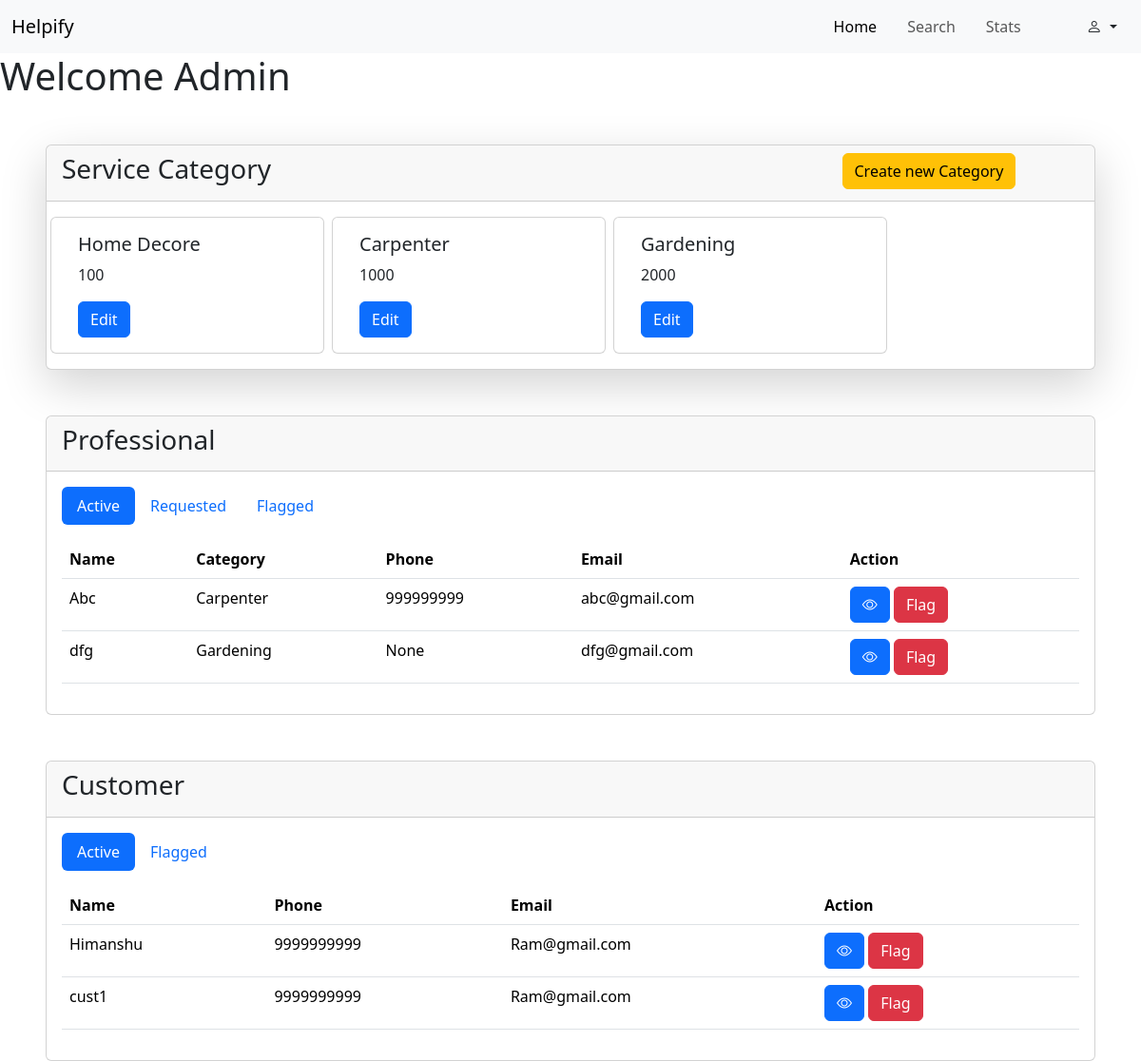
The app's page /admin/dashboard (signed in) with its own data.
### backend/models.py (models this page shows, shortened)
class ServiceCategory(db.Model):
    __tablename__ = "category"
    id = db.Column(db.Integer, primary_key=True, autoincrement=True)
    name = db.Column(db.String, unique=True)
    base_price = db.Column(db.Integer)
    tags = db.Column(db.String)
    img_url = db.Column(db.String, unique=True)
    service_plans = db.relationship("ServicePlan", backref="category")
    professionals = db.relationship("Professional", backref="category",cascade="all, delete-orphan")

class Professional(db.Model,UserMixin):
    __tablename__ = 'professional'
    id = db.Column(db.Integer, primary_key=True, autoincrement=True)
    name = db.Column(db.String, unique=True)
    address = db.Column(db.String)
    email = db.Column(db.String, unique=True)
    password = db.Column(db.String)
    experience = db.Column(db.Integer)
    phone = db.Column(db.String)
    city = db.Column(db.String)
    status = db.Column(db.String)
    resume=db.Column(db.String)
    category_id = db.Column(db.Integer, db.ForeignKey("category.id"))
    all_plans = db.relationship("ServicePlan", backref="professional", cascade="all, delete-orphan")
    assigned_booking = db.relationship("Booking", backref="professional", cascade="all, delete-orphan")

class User(db.Model,UserMixin):
    __tablename__ = "customer"
    id = db.Column(db.Integer, primary_key=True, autoincrement=True)
    name = db.Column(db.String, unique=True)
    address = db.Column(db.String)
    city = db.Column(db.String)
    email = db.Column(db.String, unique=True)
    password = db.Column(db.String)
    phone = db.Column(db.String)
    status=db.Column(db.String)
    sent_booking = db.relationship("Booking", backref="customer")

### backend/routes.py (the view, shortened to what this page needs)
@app.route("/admin/dashboard", methods=["GET","POST"])
@login_required
def admin_dash():
    if isinstance(current_user,Admin):
        if request.method=="GET":
            categories = db.session.query(ServiceCategory).all()
            A_p = db.session.query(Professional).filter_by(status = "Active").all()
            R_p = db.session.query(Professional).filter_by(status = "Requested").all()
            F_p = db.session.query(Professional).filter_by(status = "Flagged").all()
            A_c = db.session.query(User).filter_by(status = "Active").all()
            F_c = db.session.query(User).filter_by(status = "Flagged").all()
            return render_template("/admin/dashboard.html",categories=categories,A_p = A_p,R_p=R_p,F_p=F_p,A_c=A_c,F_c=F_c,page="home")
    else:
        return "not authorised"

### app.py (called while the page is built)
def initial_Setup():
    app = Flask(__name__)
    app.config["SQLALCHEMY_DATABASE_URI"]="sqlite:///my_app_db.sqlite3"
    app.config["SECRET_KEY"] = "xyshhfjf"
    login_manager = LoginManager(app)
    @login_manager.user_loader
    def load_user(user_email):
        return db.session.query(Admin).filter_by(email = user_email).first()  or \
             db.session.query(User).filter_by(email = user_email).first() or \
              db.session.query(Professional).filter_by(email = user_email).first()
    db.init_app(app)
    with app.app_context():
        if not os.path.exists("my_app_db.sqlite3"):
            db.create_all()
    app.app_context().push()
    return

### templates/admin/dashboard.html (shortened to what this page needs)
{% extends "admin/base.html"%}
{% block content %}
<main>
    <h1>Welcome Admin</h1>
    <div class="card shadow-lg ms-5 me-5 mt-5">
        <div class="card-header">
            <div class="row">
                <div class="col-9">
                    <h3 class="">Service Category</h3>
                </div>
                <div class="col-3">
                    <button type="button" class="btn btn-warning" data-bs-toggle="modal"
                        data-bs-target="#Cretecategory">
                        Create new Category
                    </button>
                </div>
            </div>
        </div>
        <div class="card-body">
            <div class="row gap-2">
                {% for i in categories %}
                <div class="card col-3" style="width: 18rem;">
                    <div class="card-body">
                        <h5 class="card-title">{{i.name}}</h5>
                        <p class="card-text">{{i.base_price}}</p>
                        <button type="button" class="btn btn-primary" data-bs-toggle="modal"
                            data-bs-target="#edit-{{i.id}}">
                            Edit
                        </button>
                    </div>
                </div>
                {% endfor %}
            </div>
        </div>
    </div>
    <div class="card ms-5 me-5 mt-5">
        <div class="card-header">
            <h3>Professional</h3>
        </div>
        <div class="card-body">
            <ul class="nav nav-pills mb-3" id="pills-tab" role="tablist">
                <li class="nav-item" role="presentation">
                    <button class="nav-link active" id="pills-home-tab" data-bs-toggle="pill"
                        data-bs-target="#pills-Active" type="button" role="tab" aria-controls="pills-home"
                        aria-selected="true">Active</button>
                </li>
                <li class="nav-item" role="presentation">
                    <button class="nav-link" id="pills-profile-tab" data-bs-toggle="pill"
                        data-bs-target="#pills-Requested" type="button" role="tab" aria-controls="pills-profile"
                        aria-selected="false">Requested</button>
                </li>
                <li class="nav-item" role="presentation">
                    <button class="nav-link" id="pills-contact-tab" data-bs-toggle="pill"
                        data-bs-target="#pills-Flagged" type="button" role="tab" aria-controls="pills-contact"
                        aria-selected="false">Flagged</button>
                </li>
            </ul>
            <div class="tab-content" id="pills-tabContent">
                <div class="tab-pane fade show active" id="pills-Active" role="tabpanel"
                    aria-labelledby="pills-home-tab" tabindex="0">
                    {% if A_p %}
                    <table class="table">
                        <thead>
                            <tr>
                                <th scope="col">Name</th>
                                <th scope="col">Category</th>
                                <th scope="col">Phone</th>
                                <th scope="col">Email</th>
                                <th scope="col">Action</th>
                            </tr>
                        </thead>
                        <tbody>
                            {% for i in A_p %}
                            <tr>
                                <td>{{i.name}}</td>
                                <td>{{i.category.name}}</td>
                                <td>{{i.phone}}</td>
                                <td>{{i.email}}</td>
                                <td>
                                    <button class="btn btn-primary" type="button" data-bs-toggle="modal"
                                        data-bs-target="#Pdetail-{{i.id}}"><i class="bi bi-eye"></i></button>
                                    <button class="btn btn-danger" type="button" data-bs-toggle="modal"
                                        data-bs-target="#Flag-{{i.id}}">Flag</button>
                                </td>
                            </tr>
                            {% endfor %}
                        </tbody>
                    </table>
                    {% else %}
                    <p>No Active professionals </p>
                    {% endif %}
                </div>
            </div>
        </div>
    </div>
    <div class="card ms-5 me-5 mt-5">
        <div class="card-header">
            <h3>Customer</h3>
        </div>
        <div class="card-body">
            <ul class="nav nav-pills mb-3" id="pills-tab" role="tablist">
                <li class="nav-item" role="presentation">
                    <button class="nav-link active" id="pills-home-tab" data-bs-toggle="pill"
                        data-bs-target="#pills-Actice-Customer" type="button" role="tab" aria-controls="pills-home"
                        aria-selected="true">Active</button>
                </li>
                <li class="nav-item" role="presentation">
                    <button class="nav-link" id="pills-profile-tab" data-bs-toggle="pill"
                        data-bs-target="#pills-Flagged-Customer" type="button" role="tab" aria-controls="pills-profile"
                        aria-selected="false">Flagged</button>
                </li>
            </ul>
            <div class="tab-content" id="pills-tabContent">
                <div class="tab-pane fade show active" id="pills-Active-Customer" role="tabpanel"
                    aria-labelledby="pills-home-tab" tabindex="0">
                    {% if A_c %}
                    <table class="table">
                        <thead>
                            <tr>
                                <th scope="col">Name</th>
                                <th scope="col">Phone</th>
                                <th scope="col">Email</th>
                                <th scope="col">Action</th>
                            </tr>
                        </thead>
                        <tbody>
                            {% for i in A_c %}
                            <tr>
                                <td>{{i.name}}</td>
                                <td>9999999999</td>
                                <td>Ram@gmail.com</td>
                                <td>
                                    <button class="btn btn-primary" type="button" data-bs-toggle="modal"
                                        data-bs-target="#Cdetail-{{i.id}}"><i class="bi bi-eye"></i></button>
                                    <button class="btn btn-danger" type="button" data-bs-toggle="modal"
                                        data-bs-target="#Flagcustomer-{{i.id}}">Flag</button>
                                </td>
                            </tr>
                            {% endfor %}
                        </tbody>
                    </table>
                    {% else %}
                    <p>No active customer</p>
                    {% endif %}
                </div>
            </div>
        </div>
    </div>
</main>
{% endblock %}

### records on screen
ServiceCategory: name "Home Decore", base_price "100"
ServiceCategory: name "Carpenter", base_price "1000"
ServiceCategory: name "Gardening", base_price "2000"
Professional: name "Abc", category.name "Carpenter", phone "999999999", email "abc@gmail.com"
Professional: name "dfg", category.name "Gardening", phone "None", email "dfg@gmail.com"
User: name "Himanshu"
User: name "cust1"
